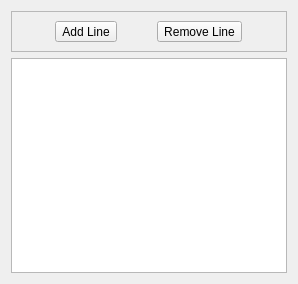
<?xml version="1.0" encoding="UTF-8"?>
<ui version="4.0">
 <class>Form</class>
 <widget class="QWidget" name="Form">
  <property name="geometry">
   <rect>
    <x>0</x>
    <y>0</y>
    <width>298</width>
    <height>284</height>
   </rect>
  </property>
  <property name="windowTitle">
   <string>Form</string>
  </property>
  <layout class="QGridLayout" name="gridLayout">
   <item row="1" column="0">
    <widget class="QListWidget" name="line_list"/>
   </item>
   <item row="0" column="0">
    <widget class="QFrame" name="frame">
     <property name="frameShape">
      <enum>QFrame::StyledPanel</enum>
     </property>
     <property name="frameShadow">
      <enum>QFrame::Raised</enum>
     </property>
     <layout class="QHBoxLayout" name="horizontalLayout">
      <item>
       <widget class="QToolButton" name="add_line_button">
        <property name="text">
         <string>Add Line</string>
        </property>
       </widget>
      </item>
      <item>
       <widget class="QToolButton" name="remove_line_button">
        <property name="text">
         <string>Remove Line</string>
        </property>
       </widget>
      </item>
     </layout>
    </widget>
   </item>
  </layout>
 </widget>
 <resources/>
 <connections/>
</ui>
